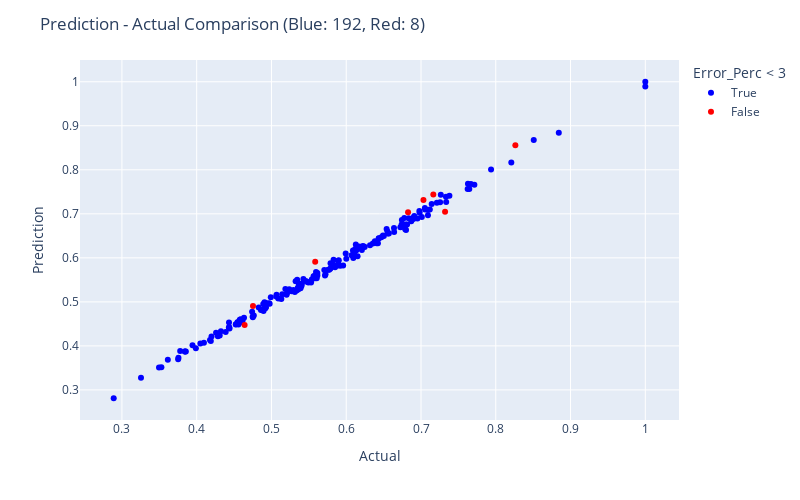

Write notebook code for a chart like this one.
### Code cell
fig = px.scatter(res, x="Actual", y="Prediction", color = "Error_Perc < 3", color_discrete_map= {True:"blue", False: "red"},
                 hover_data=["Actual", "Prediction", "Error_Perc"])

fig.update_layout(
    autosize=False,
    width=800,
    height=500,
    title_text=f"Prediction - Actual Comparison (Blue: {blue}, Red: {red})",
)

fig.show()

### Figure 1 — Plotly figure (JSON) as saved in the notebook; plotly's stock layout.template omitted (floating-point values rounded to 4 significant figures; data arrays with more than 128 entries replaced by an {"elided": "..."} marker saying what was removed)
{"data": [{"customdata": {"elided": "192x1 float values"}, "hovertemplate": "Error_Perc < 3=True<br>Actual=%{x}<br>Prediction=%{y}<br>Error_Perc=%{customdata[0]}<extra></extra>", "legendgroup": "True", "marker": {"color": "blue", "symbol": "circle"}, "mode": "markers", "name": "True", "orientation": "v", "showlegend": true, "type": "scatter", "x": {"elided": "192 float values"}, "xaxis": "x", "y": {"elided": "192 float values"}, "yaxis": "y"}, {"customdata": [[3.558], [3.091], [3.967], [-3.642], [3.824], [-3.715], [3.177], [5.837]], "hovertemplate": "Error_Perc < 3=False<br>Actual=%{x}<br>Prediction=%{y}<br>Error_Perc=%{customdata[0]}<extra></extra>", "legendgroup": "False", "marker": {"color": "red", "symbol": "circle"}, "mode": "markers", "name": "False", "orientation": "v", "showlegend": true, "type": "scatter", "x": [0.8262, 0.6827, 0.7033, 0.4641, 0.7165, 0.7322, 0.4753, 0.5585], "xaxis": "x", "y": [0.8556, 0.7038, 0.7312, 0.4472, 0.7439, 0.705, 0.4904, 0.5911], "yaxis": "y"}], "layout": {"autosize": false, "height": 500, "legend": {"title": {"text": "Error_Perc < 3"}, "tracegroupgap": 0}, "margin": {"t": 60}, "title": {"text": "Prediction - Actual Comparison (Blue: 192, Red: 8)"}, "width": 800, "xaxis": {"anchor": "y", "autorange": true, "domain": [0, 1], "range": [0.2438, 1.045], "title": {"text": "Actual"}, "type": "linear"}, "yaxis": {"anchor": "x", "autorange": true, "domain": [0, 1], "range": [0.2317, 1.049], "title": {"text": "Prediction"}, "type": "linear"}}}
